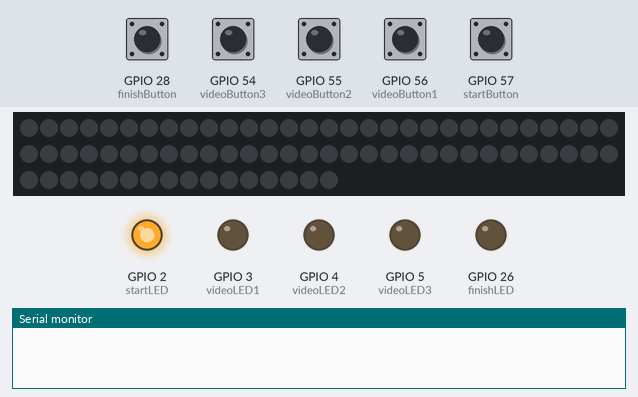
Simulated run of this sketch. Board: ESP32. On the bench: 76 RGB LEDs in strip order, left to right, continuing on the next row, output pins drawn as LEDs (lit = HIGH), the last lines printed to the serial monitor. The test bench sets the inputs (shaded band); at power-on: GPIO 57 (startButton) HIGH, GPIO 28 (finishButton), GPIO 54 (videoButton3), GPIO 55 (videoButton2), GPIO 56 (videoButton1) LOW. WiFi joins after 1.5 s; servers stay silent unless stated; random numbers use the default seed unless the sketch sets one.

Above: at 0.6 s.
1.3 s: GPIO 57 (startButton) pulled LOW for 0.15 s
At 2.2 s:
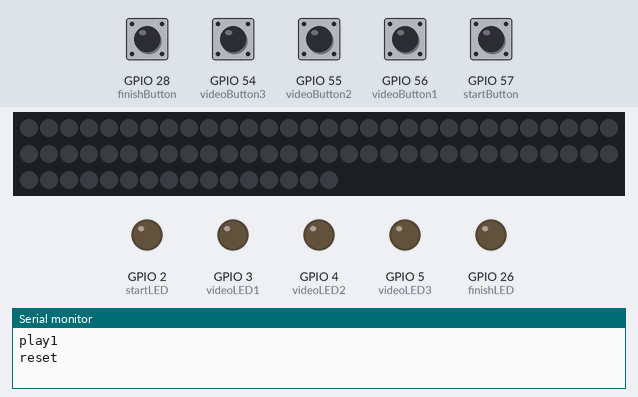
Timing chart, 0 to 8.0 s (numbered marks = the images above; inputs shaded):
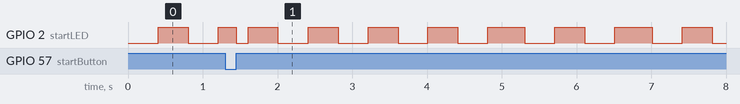

The sketch:

box5_driver.ino
```cpp
#include <WiFi.h>
#include <Adafruit_NeoPixel.h>

//box variables
const int boxID = 5;

//WIFI variables
char ssid[] = "ARDUINO";
char password[] = "ComputerScience";
int status = WL_IDLE_STATUS;

//server variables
WiFiClient client;
char server[] = "192.168.1.100";
int port = 6543;
long firstConnection;
long pingDelay = 10000;
long lastPing = 0;

//LEDs
int startLED = 2;
int finishLED = 26;
int videoLED1 = 3;
int videoLED2 = 4;
int videoLED3 = 5;

//Buttons
int startButton = 57;
int finishButton = 28;
int videoButton1 = 56;
int videoButton2 = 55;
int videoButton3 = 54;

String videoCommands[] = {"play2", "play3", "play4", "play5"};
String random1;
String random2;
long initialiseVideo = true;

//TX = xx
//RX = xx

//LED strip variables
int ledStrip = 24;
Adafruit_NeoPixel strip = Adafruit_NeoPixel(76, ledStrip, NEO_GRB + NEO_KHZ800);

long inProgress = false;
long gotData = false;
long startOn = false;
long startPressed = false;
long flashDelay = 400;
long lastFlash = 0;
long startPressEnd = 0;
long lastButtonPress = 0;

long startTime = 0;
long endTime = 0;
long duration = 0;

const int resultsLength = 2;
int results[resultsLength];
//results[0] = boxID;
//results[1] = duration

void setup(){
  Serial.begin(9600);

  //initialise LEDs
  pinMode(startLED, OUTPUT); digitalWrite(startLED, LOW);
  pinMode(finishLED, OUTPUT); digitalWrite(finishLED, LOW);
  pinMode(videoLED1, OUTPUT); digitalWrite(videoLED1, LOW);
  pinMode(videoLED2, OUTPUT); digitalWrite(videoLED2, LOW);
  pinMode(videoLED3, OUTPUT); digitalWrite(videoLED3, LOW);

  //initialise Buttons
  pinMode(startButton, INPUT);
  pinMode(finishButton, INPUT);
  pinMode(videoButton1, INPUT);
  pinMode(videoButton2, INPUT);
  pinMode(videoButton3, INPUT);

  //initialise LED strip
  strip.begin();

  //initialise results
  resetResults();

   //begin connections
   firstConnection = true;
  if(connectToWifi()){
    connectToServer();
  }
}

//void loop(){
//  uploadResults();
//  while(1){}
//}

void loop(){
  //ping server
  if(millis() - lastPing > pingDelay){
    pingServer();
    lastPing = millis();
  }

  //wait for start to be pushed - flash start button
  if(!inProgress){  //BOX NOT ACTIVATED
    //turn off LED strip
    turnOffStrip();

    //turn off video buttons
    digitalWrite(videoLED1, LOW);
    digitalWrite(videoLED2, LOW);
    digitalWrite(videoLED3, LOW);

    //turn off Finish button
    digitalWrite(finishLED, LOW);

    initialiseVideo = true;

    //check if there is data to upload
    if(gotData){
      uploadResults();
      resetResults();
      gotData = false;
    }

    if(digitalRead(startButton) == LOW){  //REALLY HIGH
      if(!startPressed && (millis() - startPressEnd) > 1000){
        startPressed = true;
      }
    }else{
      if(startPressed){
        //logStartTime(); //write start time to log file
        startPressEnd = millis();
        startPressed = false;
        digitalWrite(startLED, LOW);
        startOn = false;
        startTime = millis();
        inProgress = true;
      }else{
        if(startOn){
          if(millis() - lastFlash > flashDelay){
            digitalWrite(startLED, LOW);
            startOn = false;
            lastFlash = millis();
          }
        }else{
          if(millis() - lastFlash > flashDelay){
            digitalWrite(startLED, HIGH);
            startOn = true;
            lastFlash = millis();
          }
        }
      }
    }

  }else{  //BOX ACTIVATED
    //turn on LED strip
    turnOnStrip();

    //light up audio buttons
    digitalWrite(videoLED1, HIGH);
    digitalWrite(videoLED2, HIGH);
    digitalWrite(videoLED3, HIGH);

    //light up finish button
    digitalWrite(finishLED, HIGH);

    if(initialiseVideo){
      setRandoms();
      initialiseVideo = false;
    }

    //check for button presses
    if(digitalRead(videoButton1) == LOW){
      if(millis() - lastButtonPress > 500){
        lastButtonPress = millis();
        //play video 1
         Serial.println("play1");
      }
    }
    if(digitalRead(videoButton2) == LOW){
      if(millis() - lastButtonPress > 500){
        lastButtonPress = millis();
        //play video 2
        Serial.println(random1);
      }
    }
    if(digitalRead(videoButton3) == LOW){
      if(millis() - lastButtonPress > 500){
        lastButtonPress = millis();
        //play video 3
        Serial.println(random2);
      }
    }
    if(digitalRead(finishButton) == LOW){  //REALLY means HIGH
      Serial.println("reset");
      endTime = millis();
      duration = endTime - startTime;
      results[1] = duration;
      gotData = true;
      inProgress = false;
    }
  }
  if(!client.connected()){
    connectToServer();
  }
}

/***************************
HELPER METHODS
***************************/
boolean connectToWifi(){
  //Serial.println("Connecting to wifi...");
  if(status != WL_CONNECTED){
    status = WiFi.begin(ssid, password);
  }
  if(status != WL_CONNECTED){
    //Serial.print("could not connect to wifi: ");
    //Serial.println(ssid);
    return false;
  }//else{
    //Serial.print("connected to wifi: ");
    //Serial.println(ssid);
  //}
  return true;
}

boolean connectToServer(){
  //Serial.println("Connecting to server...");
  if(!client.connected()){
    //if(!firstConnection){
      //client.flush();
      //client.stop();
    //}
    client.connect(server, port);
    //firstConnection = false;
  }
  if(!client.connected()){
    client.flush();
    client.stop();
    //Serial.print("could not connect to server: ");
    //Serial.println(server);
    return false;
  }//else{
    //Serial.print("connected to server: ");
    //Serial.println(server);
  //}
  return true;
}

void uploadResults(){
  //Serial.println("uploading results...");
  if(connectToWifi() && connectToServer()){
    post();
  }
}

void pingServer(){
  Serial.println("pinging server...");
  if(client.connected()){
    client.println("POST /cubes.html HTTP/1.1");
    client.println("Host: 192.168.1.100");
    client.println("User-Agent: Arduino/1.0");
    client.println("Connection: keep-alive");
    client.println("Content-Type: application/x-www-form-urlencoded");
    client.print("Content-Length: ");
    client.println(1);
    client.println();
    client.println("p");
  }else{
    Serial.println("connection failed at ping attempt");
  }
}

void post(){
  String postData = "";
  for(int i=0; i<resultsLength; i++){  //add results
    postData = String(postData+results[i]);
    if(i!=resultsLength-1){
      postData = postData+",";
    }
  }
  //Serial.println(postData);
  if(client.connected()){
    client.println("POST /cubes.html HTTP/1.1");
    client.println("Host: icri-nodejs.cs.ucl.ac.uk");
    client.println("User-Agent: Arduino/1.0");
    client.println("Connection: close");
    client.println("Content-Type: application/x-www-form-urlencoded");
    client.print("Content-Length: ");
    client.println(postData.length());
    client.println();
    client.println(postData);
  }//else{
    //Serial.println("connection failed at data upload");
  //}
}

void turnOnStrip(){
  for(int i=0; i<strip.numPixels(); i++){
    if(i%2 == 0){
      strip.setPixelColor(i, strip.Color(0,255,0));  //GREEN
    }
  }
  strip.show();
}

void turnOffStrip(){
  for(int i=0; i<strip.numPixels(); i++){
    strip.setPixelColor(i, strip.Color(0,0,0));
  }
  strip.show();
}

void resetResults(){
  for(int i=0; i<resultsLength; i++){
    results[i] = -1;
  }
  results[0] = boxID;
}

void setRandoms(){
  int randIndex1 = random(0, 4);
  int randIndex2 = random(0, 4);
  while(randIndex1 == randIndex2){
    randIndex2 = random(0, 4);
  }
  random1 = videoCommands[randIndex1];
  random2 = videoCommands[randIndex2];
}

void error(char *str)
{
  //Serial.print("error: ");
  //Serial.println(str);
  while(1);
}
```
